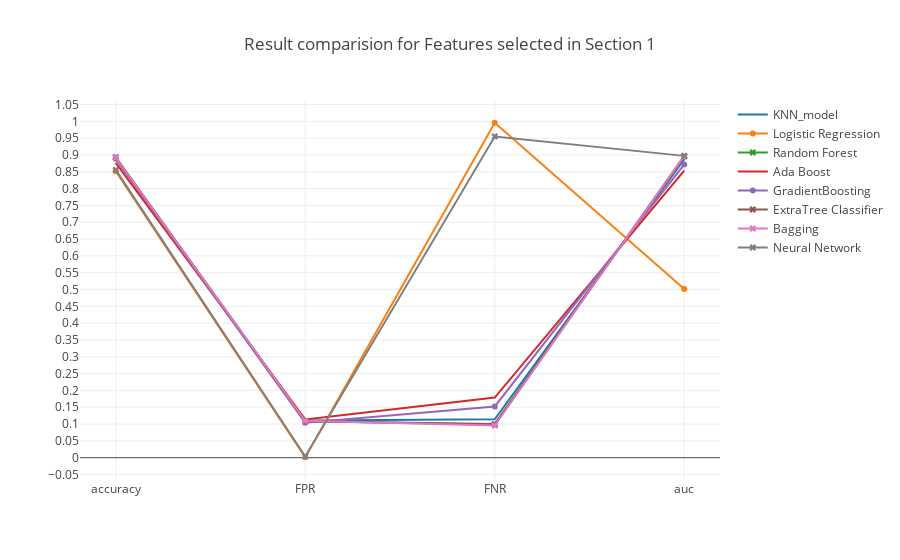

Notebook code cell kept with this figure:
### Markdown cell above
### <a id='1.A' style="text-decoration : none; color : #000000;"> A Results</a>

### Code cell
trace0 = go.Scatter(x=table_80_50_test.iloc[0].index.values[[0,5,6,7]],
                    y=table_80_50_test.iloc[0].values[[0,5,6,7]],
                    mode = 'lines',
                    name = 'KNN_model')

trace1 = go.Scatter(x=table_80_50_test.iloc[1].index.values[[0,5,6,7]],
                    y=table_80_50_test.iloc[1].values[[0,5,6,7]],
                    mode = 'lines+markers',
                    name = 'Logistic Regression')

trace2 = go.Scatter(x=table_80_50_test.iloc[2].index.values[[0,5,6,7]],
                    y=table_80_50_test.iloc[2].values[[0,5,6,7]],
                    mode = 'lines+markers',marker=dict(symbol='x'),
                    name = 'Random Forest')


trace3 = go.Scatter(x=table_80_50_test.iloc[3].index.values[[0,5,6,7]],
                    y=table_80_50_test.iloc[3].values[[0,5,6,7]],
                    mode = 'lines',
                    name = 'Ada Boost')

trace4 = go.Scatter(x=table_80_50_test.iloc[4].index.values[[0,5,6,7]],
                    y=table_80_50_test.iloc[4].values[[0,5,6,7]],
                    mode = 'lines+markers',
                    name = 'GradientBoosting')

trace5 = go.Scatter(x=table_80_50_test.iloc[5].index.values[[0,5,6,7]],
                    y=table_80_50_test.iloc[5].values[[0,5,6,7]],
                    mode = 'lines+markers',marker=dict(symbol='x'),
                    name = 'ExtraTree Classifier')

trace6 = go.Scatter(x=table_80_50_test.iloc[6].index.values[[0,5,6,7]],
                    y=table_80_50_test.iloc[6].values[[0,5,6,7]],
                    mode = 'lines+markers',marker=dict(symbol='x'),
                    name = 'Bagging')

trace7 = go.Scatter(x=table_80_50_test.iloc[7].index.values[[0,5,6,7]],
                    y=table_80_50_test.iloc[7].values[[0,5,6,7]],
                    mode = 'lines+markers',marker=dict(symbol='x'),
                    name = 'Neural Network')



data = [trace0, trace1, trace2, trace3, trace4, trace5, trace6, trace7]
layout = go.Layout(yaxis=dict(tick0=0,dtick=0.05),title='Result comparision for Features selected in Section 1')
fig = go.Figure(data=data, layout=layout)

iplot(fig, filename='Result')

### Figure 1 — Plotly figure (JSON) as saved in the notebook; plotly's stock layout.template omitted (floating-point values rounded to 4 significant figures)
{"data": [{"mode": "lines", "name": "KNN_model", "type": "scatter", "uid": "aa727273-97bc-44c0-bf0e-900d465b1d50", "x": ["accuracy", "FPR", "FNR", "auc"], "y": [0.8888, 0.1107, 0.114, 0.8877]}, {"mode": "lines+markers", "name": "Logistic Regression", "type": "scatter", "uid": "017f7906-2f72-487d-aeac-b50a7bcc6aa3", "x": ["accuracy", "FPR", "FNR", "auc"], "y": [0.8519, 0.001297, 0.9958, 0.5014]}, {"marker": {"symbol": "x"}, "mode": "lines+markers", "name": "Random Forest", "type": "scatter", "uid": "eb4ef41c-1f99-4437-ade5-13fa05835e4c", "x": ["accuracy", "FPR", "FNR", "auc"], "y": [0.8933, 0.1081, 0.099, 0.8965]}, {"mode": "lines", "name": "Ada Boost", "type": "scatter", "uid": "88cd85cd-bf86-40fe-9356-c92273564ade", "x": ["accuracy", "FPR", "FNR", "auc"], "y": [0.8767, 0.1137, 0.1789, 0.8537]}, {"mode": "lines+markers", "name": "GradientBoosting", "type": "scatter", "uid": "bc587f28-b8af-4980-a4e0-34bc18fffc5b", "x": ["accuracy", "FPR", "FNR", "auc"], "y": [0.889, 0.1039, 0.1522, 0.8719]}, {"marker": {"symbol": "x"}, "mode": "lines+markers", "name": "ExtraTree Classifier", "type": "scatter", "uid": "ff23193c-9c7d-4047-9600-cc4df599cadc", "x": ["accuracy", "FPR", "FNR", "auc"], "y": [0.8927, 0.1086, 0.09983, 0.8958]}, {"marker": {"symbol": "x"}, "mode": "lines+markers", "name": "Bagging", "type": "scatter", "uid": "89ff4029-d4a1-4f4f-99a3-9b6d61efdf0c", "x": ["accuracy", "FPR", "FNR", "auc"], "y": [0.8924, 0.1097, 0.09567, 0.8973]}, {"marker": {"symbol": "x"}, "mode": "lines+markers", "name": "Neural Network", "type": "scatter", "uid": "eda87452-34e3-4b33-a122-8fb547ceaf1d", "x": ["accuracy", "FPR", "FNR", "auc"], "y": [0.8558, 0.003746, 0.9551, 0.8973]}], "layout": {"title": "Result comparision for Features selected in Section 1", "yaxis": {"dtick": 0.05, "tick0": 0}}}
